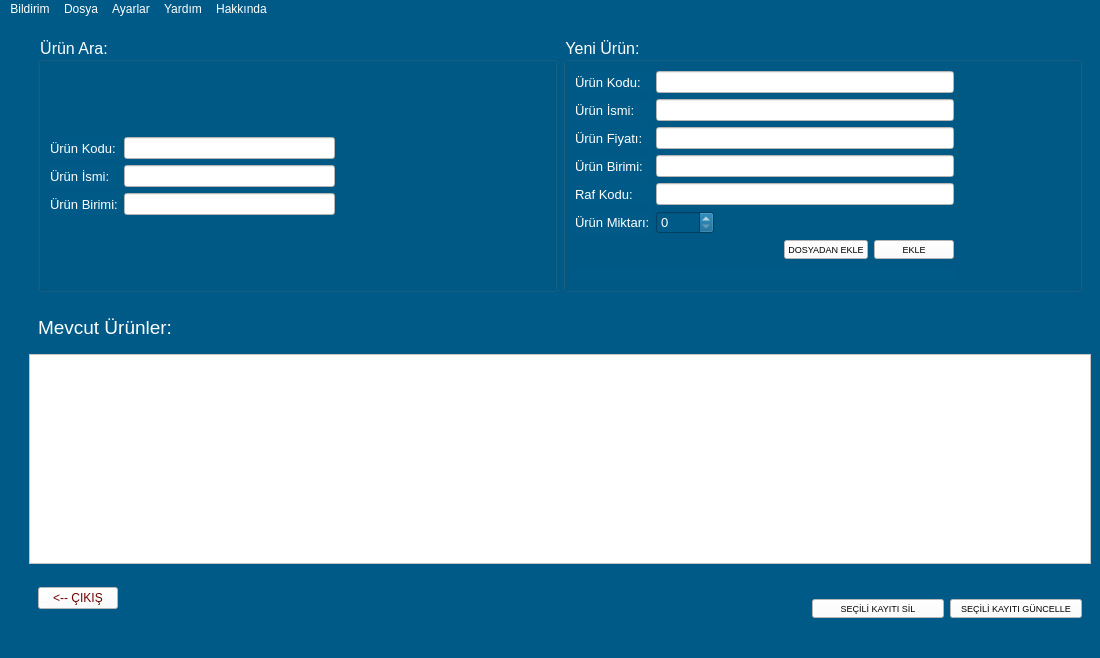
<?xml version="1.0" encoding="UTF-8"?>
<ui version="4.0">
 <class>DepoEkrani</class>
 <widget class="QMainWindow" name="DepoEkrani">
  <property name="geometry">
   <rect>
    <x>0</x>
    <y>0</y>
    <width>1100</width>
    <height>658</height>
   </rect>
  </property>
  <property name="windowTitle">
   <string>ERP YAZILIMI DEPO MODÜLÜ</string>
  </property>
  <property name="windowOpacity">
   <double>1.000000000000000</double>
  </property>
  <property name="toolTip">
   <string/>
  </property>
  <property name="autoFillBackground">
   <bool>false</bool>
  </property>
  <property name="styleSheet">
   <string notr="true">background-color: rgb(0, 90, 135);


selection-background-color: rgb(255, 255, 255);
color: rgb(255, 255, 255);
selection-color: rgb(0, 0, 0);</string>
  </property>
  <property name="toolButtonStyle">
   <enum>Qt::ToolButtonIconOnly</enum>
  </property>
  <widget class="QWidget" name="centralwidget">
   <layout class="QGridLayout" name="gridLayout_6">
    <item row="2" column="0">
     <spacer name="verticalSpacer_2">
      <property name="orientation">
       <enum>Qt::Vertical</enum>
      </property>
      <property name="sizeHint" stdset="0">
       <size>
        <width>20</width>
        <height>40</height>
       </size>
      </property>
     </spacer>
    </item>
    <item row="3" column="0">
     <spacer name="verticalSpacer_3">
      <property name="orientation">
       <enum>Qt::Vertical</enum>
      </property>
      <property name="sizeHint" stdset="0">
       <size>
        <width>20</width>
        <height>40</height>
       </size>
      </property>
     </spacer>
    </item>
    <item row="0" column="1">
     <widget class="QWidget" name="widget" native="true">
      <layout class="QHBoxLayout" name="horizontalLayout_2">
       <item>
        <widget class="QGroupBox" name="groupBox_2">
         <property name="font">
          <font>
           <pointsize>12</pointsize>
          </font>
         </property>
         <property name="title">
          <string>Ürün Ara:</string>
         </property>
         <layout class="QGridLayout" name="gridLayout">
          <item row="0" column="3">
           <spacer name="verticalSpacer">
            <property name="orientation">
             <enum>Qt::Vertical</enum>
            </property>
            <property name="sizeHint" stdset="0">
             <size>
              <width>20</width>
              <height>40</height>
             </size>
            </property>
           </spacer>
          </item>
          <item row="4" column="3">
           <spacer name="verticalSpacer_5">
            <property name="orientation">
             <enum>Qt::Vertical</enum>
            </property>
            <property name="sizeHint" stdset="0">
             <size>
              <width>20</width>
              <height>40</height>
             </size>
            </property>
           </spacer>
          </item>
          <item row="1" column="2">
           <widget class="QLabel" name="label_7">
            <property name="font">
             <font>
              <pointsize>10</pointsize>
             </font>
            </property>
            <property name="text">
             <string>Ürün Kodu:</string>
            </property>
           </widget>
          </item>
          <item row="3" column="3">
           <widget class="QLineEdit" name="tf_urunBrAra">
            <property name="styleSheet">
             <string notr="true">background-color: rgb(255, 255, 255);
color: rgb(0, 0, 0);
</string>
            </property>
           </widget>
          </item>
          <item row="3" column="2">
           <widget class="QLabel" name="label_10">
            <property name="font">
             <font>
              <pointsize>10</pointsize>
             </font>
            </property>
            <property name="text">
             <string>Ürün Birimi:</string>
            </property>
           </widget>
          </item>
          <item row="2" column="3">
           <widget class="QLineEdit" name="tf_urunIsmiAra">
            <property name="styleSheet">
             <string notr="true">background-color: rgb(255, 255, 255);
color: rgb(0, 0, 0);</string>
            </property>
           </widget>
          </item>
          <item row="2" column="2">
           <widget class="QLabel" name="label_8">
            <property name="font">
             <font>
              <pointsize>10</pointsize>
             </font>
            </property>
            <property name="text">
             <string>Ürün İsmi:</string>
            </property>
           </widget>
          </item>
          <item row="2" column="4">
           <spacer name="horizontalSpacer">
            <property name="orientation">
             <enum>Qt::Horizontal</enum>
            </property>
            <property name="sizeHint" stdset="0">
             <size>
              <width>40</width>
              <height>20</height>
             </size>
            </property>
           </spacer>
          </item>
          <item row="1" column="3">
           <widget class="QLineEdit" name="tf_urunKodAra">
            <property name="styleSheet">
             <string notr="true">background-color: rgb(255, 255, 255);
color: rgb(0, 0, 0);</string>
            </property>
           </widget>
          </item>
         </layout>
        </widget>
       </item>
       <item>
        <widget class="QGroupBox" name="groupBox">
         <property name="font">
          <font>
           <pointsize>12</pointsize>
          </font>
         </property>
         <property name="title">
          <string>Yeni Ürün:</string>
         </property>
         <layout class="QGridLayout" name="gridLayout_2">
          <item row="6" column="1">
           <widget class="QSpinBox" name="sp_urunMiktar">
            <property name="font">
             <font>
              <pointsize>10</pointsize>
             </font>
            </property>
           </widget>
          </item>
          <item row="7" column="2">
           <spacer name="horizontalSpacer_15">
            <property name="orientation">
             <enum>Qt::Horizontal</enum>
            </property>
            <property name="sizeHint" stdset="0">
             <size>
              <width>40</width>
              <height>20</height>
             </size>
            </property>
           </spacer>
          </item>
          <item row="2" column="5">
           <spacer name="horizontalSpacer_4">
            <property name="orientation">
             <enum>Qt::Horizontal</enum>
            </property>
            <property name="sizeHint" stdset="0">
             <size>
              <width>40</width>
              <height>20</height>
             </size>
            </property>
           </spacer>
          </item>
          <item row="7" column="3">
           <widget class="QPushButton" name="btn_dosya">
            <property name="font">
             <font>
              <pointsize>7</pointsize>
             </font>
            </property>
            <property name="styleSheet">
             <string notr="true">
color: rgb(0, 0, 0);
background-color: rgb(255, 255, 255);</string>
            </property>
            <property name="text">
             <string>DOSYADAN EKLE</string>
            </property>
           </widget>
          </item>
          <item row="7" column="0">
           <spacer name="horizontalSpacer_13">
            <property name="orientation">
             <enum>Qt::Horizontal</enum>
            </property>
            <property name="sizeHint" stdset="0">
             <size>
              <width>40</width>
              <height>20</height>
             </size>
            </property>
           </spacer>
          </item>
          <item row="6" column="4">
           <spacer name="horizontalSpacer_18">
            <property name="orientation">
             <enum>Qt::Horizontal</enum>
            </property>
            <property name="sizeHint" stdset="0">
             <size>
              <width>40</width>
              <height>20</height>
             </size>
            </property>
           </spacer>
          </item>
          <item row="6" column="3">
           <spacer name="horizontalSpacer_17">
            <property name="orientation">
             <enum>Qt::Horizontal</enum>
            </property>
            <property name="sizeHint" stdset="0">
             <size>
              <width>40</width>
              <height>20</height>
             </size>
            </property>
           </spacer>
          </item>
          <item row="6" column="5">
           <spacer name="horizontalSpacer_19">
            <property name="orientation">
             <enum>Qt::Horizontal</enum>
            </property>
            <property name="sizeHint" stdset="0">
             <size>
              <width>40</width>
              <height>20</height>
             </size>
            </property>
           </spacer>
          </item>
          <item row="7" column="4">
           <widget class="QPushButton" name="pushButton">
            <property name="font">
             <font>
              <pointsize>7</pointsize>
             </font>
            </property>
            <property name="styleSheet">
             <string notr="true">color: rgb(0, 0, 0);
background-color: rgb(255, 255, 255);</string>
            </property>
            <property name="text">
             <string>EKLE</string>
            </property>
           </widget>
          </item>
          <item row="6" column="6">
           <spacer name="horizontalSpacer_20">
            <property name="orientation">
             <enum>Qt::Horizontal</enum>
            </property>
            <property name="sizeHint" stdset="0">
             <size>
              <width>40</width>
              <height>20</height>
             </size>
            </property>
           </spacer>
          </item>
          <item row="6" column="2">
           <spacer name="horizontalSpacer_16">
            <property name="orientation">
             <enum>Qt::Horizontal</enum>
            </property>
            <property name="sizeHint" stdset="0">
             <size>
              <width>40</width>
              <height>20</height>
             </size>
            </property>
           </spacer>
          </item>
          <item row="7" column="1">
           <spacer name="horizontalSpacer_14">
            <property name="orientation">
             <enum>Qt::Horizontal</enum>
            </property>
            <property name="sizeHint" stdset="0">
             <size>
              <width>40</width>
              <height>20</height>
             </size>
            </property>
           </spacer>
          </item>
          <item row="2" column="6">
           <spacer name="horizontalSpacer_5">
            <property name="orientation">
             <enum>Qt::Horizontal</enum>
            </property>
            <property name="sizeHint" stdset="0">
             <size>
              <width>40</width>
              <height>20</height>
             </size>
            </property>
           </spacer>
          </item>
          <item row="8" column="0" colspan="5">
           <widget class="QLabel" name="lbl_message">
            <property name="text">
             <string/>
            </property>
           </widget>
          </item>
          <item row="1" column="1" colspan="4">
           <widget class="QLineEdit" name="tf_urunIsmi">
            <property name="styleSheet">
             <string notr="true">background-color: rgb(255, 255, 255);
color: rgb(0, 0, 0);</string>
            </property>
           </widget>
          </item>
          <item row="0" column="1" colspan="4">
           <widget class="QLineEdit" name="tf_urunKodu">
            <property name="styleSheet">
             <string notr="true">background-color: rgb(255, 255, 255);
color: rgb(0, 0, 0);
</string>
            </property>
           </widget>
          </item>
          <item row="0" column="0">
           <widget class="QLabel" name="label_2">
            <property name="font">
             <font>
              <pointsize>10</pointsize>
             </font>
            </property>
            <property name="text">
             <string>Ürün Kodu:</string>
            </property>
           </widget>
          </item>
          <item row="2" column="0">
           <widget class="QLabel" name="label_4">
            <property name="font">
             <font>
              <pointsize>10</pointsize>
             </font>
            </property>
            <property name="text">
             <string>Ürün Fiyatı:</string>
            </property>
           </widget>
          </item>
          <item row="3" column="0">
           <widget class="QLabel" name="label_5">
            <property name="font">
             <font>
              <pointsize>10</pointsize>
             </font>
            </property>
            <property name="text">
             <string>Ürün Birimi:</string>
            </property>
           </widget>
          </item>
          <item row="1" column="0">
           <widget class="QLabel" name="label_3">
            <property name="font">
             <font>
              <pointsize>10</pointsize>
             </font>
            </property>
            <property name="text">
             <string>Ürün İsmi:</string>
            </property>
           </widget>
          </item>
          <item row="6" column="0">
           <widget class="QLabel" name="label_6">
            <property name="font">
             <font>
              <pointsize>10</pointsize>
             </font>
            </property>
            <property name="text">
             <string>Ürün Miktarı:</string>
            </property>
           </widget>
          </item>
          <item row="3" column="1" colspan="4">
           <widget class="QLineEdit" name="tf_urunBr">
            <property name="styleSheet">
             <string notr="true">background-color: rgb(255, 255, 255);
color: rgb(0, 0, 0);
</string>
            </property>
           </widget>
          </item>
          <item row="2" column="1" colspan="4">
           <widget class="QLineEdit" name="tf_urunFiyat">
            <property name="styleSheet">
             <string notr="true">background-color: rgb(255, 255, 255);
color: rgb(0, 0, 0);
</string>
            </property>
           </widget>
          </item>
          <item row="5" column="0">
           <widget class="QLabel" name="label_9">
            <property name="font">
             <font>
              <pointsize>10</pointsize>
             </font>
            </property>
            <property name="text">
             <string>Raf Kodu:</string>
            </property>
           </widget>
          </item>
          <item row="5" column="1" colspan="4">
           <widget class="QLineEdit" name="tf_yeniurunRafIf">
            <property name="styleSheet">
             <string notr="true">background-color: rgb(255, 255, 255);
color: rgb(0, 0, 0);
</string>
            </property>
           </widget>
          </item>
         </layout>
        </widget>
       </item>
      </layout>
     </widget>
    </item>
    <item row="2" column="1" rowspan="2">
     <widget class="QTableView" name="tableView">
      <property name="font">
       <font>
        <pointsize>9</pointsize>
       </font>
      </property>
      <property name="layoutDirection">
       <enum>Qt::LeftToRight</enum>
      </property>
      <property name="styleSheet">
       <string notr="true">background-color: rgb(255, 255, 255);
selection-color: rgb(255, 255, 255);
selection-background-color: rgb(0, 90, 135);
color: rgb(0, 0, 0);
</string>
      </property>
      <property name="selectionBehavior">
       <enum>QAbstractItemView::SelectRows</enum>
      </property>
      <attribute name="horizontalHeaderStretchLastSection">
       <bool>true</bool>
      </attribute>
      <attribute name="verticalHeaderStretchLastSection">
       <bool>false</bool>
      </attribute>
     </widget>
    </item>
    <item row="1" column="1">
     <widget class="QWidget" name="widget_2" native="true">
      <layout class="QGridLayout" name="gridLayout_4">
       <item row="0" column="0">
        <widget class="QLabel" name="label">
         <property name="font">
          <font>
           <pointsize>14</pointsize>
          </font>
         </property>
         <property name="text">
          <string>Mevcut Ürünler:</string>
         </property>
        </widget>
       </item>
       <item row="0" column="1">
        <spacer name="horizontalSpacer_2">
         <property name="orientation">
          <enum>Qt::Horizontal</enum>
         </property>
         <property name="sizeHint" stdset="0">
          <size>
           <width>894</width>
           <height>20</height>
          </size>
         </property>
        </spacer>
       </item>
      </layout>
     </widget>
    </item>
    <item row="4" column="1">
     <widget class="QWidget" name="widget_3" native="true">
      <layout class="QHBoxLayout" name="horizontalLayout">
       <item>
        <widget class="QPushButton" name="pushButton_2">
         <property name="styleSheet">
          <string notr="true">background-color: rgb(255, 255, 255);
color: rgb(113, 0, 0);</string>
         </property>
         <property name="text">
          <string>&lt;-- ÇIKIŞ</string>
         </property>
        </widget>
       </item>
       <item>
        <spacer name="horizontalSpacer_6">
         <property name="orientation">
          <enum>Qt::Horizontal</enum>
         </property>
         <property name="sizeHint" stdset="0">
          <size>
           <width>40</width>
           <height>20</height>
          </size>
         </property>
        </spacer>
       </item>
       <item>
        <spacer name="horizontalSpacer_8">
         <property name="orientation">
          <enum>Qt::Horizontal</enum>
         </property>
         <property name="sizeHint" stdset="0">
          <size>
           <width>40</width>
           <height>20</height>
          </size>
         </property>
        </spacer>
       </item>
       <item>
        <spacer name="horizontalSpacer_9">
         <property name="orientation">
          <enum>Qt::Horizontal</enum>
         </property>
         <property name="sizeHint" stdset="0">
          <size>
           <width>40</width>
           <height>20</height>
          </size>
         </property>
        </spacer>
       </item>
       <item>
        <spacer name="horizontalSpacer_10">
         <property name="orientation">
          <enum>Qt::Horizontal</enum>
         </property>
         <property name="sizeHint" stdset="0">
          <size>
           <width>40</width>
           <height>20</height>
          </size>
         </property>
        </spacer>
       </item>
       <item>
        <layout class="QGridLayout" name="gridLayout_5">
         <item row="0" column="2">
          <spacer name="horizontalSpacer_12">
           <property name="orientation">
            <enum>Qt::Horizontal</enum>
           </property>
           <property name="sizeHint" stdset="0">
            <size>
             <width>40</width>
             <height>20</height>
            </size>
           </property>
          </spacer>
         </item>
         <item row="0" column="5">
          <spacer name="horizontalSpacer_21">
           <property name="orientation">
            <enum>Qt::Horizontal</enum>
           </property>
           <property name="sizeHint" stdset="0">
            <size>
             <width>40</width>
             <height>20</height>
            </size>
           </property>
          </spacer>
         </item>
         <item row="0" column="4">
          <spacer name="horizontalSpacer_22">
           <property name="orientation">
            <enum>Qt::Horizontal</enum>
           </property>
           <property name="sizeHint" stdset="0">
            <size>
             <width>40</width>
             <height>20</height>
            </size>
           </property>
          </spacer>
         </item>
         <item row="0" column="0">
          <spacer name="horizontalSpacer_7">
           <property name="orientation">
            <enum>Qt::Horizontal</enum>
           </property>
           <property name="sizeHint" stdset="0">
            <size>
             <width>40</width>
             <height>20</height>
            </size>
           </property>
          </spacer>
         </item>
         <item row="0" column="3">
          <spacer name="horizontalSpacer_3">
           <property name="orientation">
            <enum>Qt::Horizontal</enum>
           </property>
           <property name="sizeHint" stdset="0">
            <size>
             <width>40</width>
             <height>20</height>
            </size>
           </property>
          </spacer>
         </item>
         <item row="0" column="1">
          <spacer name="horizontalSpacer_11">
           <property name="orientation">
            <enum>Qt::Horizontal</enum>
           </property>
           <property name="sizeHint" stdset="0">
            <size>
             <width>40</width>
             <height>20</height>
            </size>
           </property>
          </spacer>
         </item>
         <item row="2" column="0" colspan="3">
          <widget class="QPushButton" name="btn_sil">
           <property name="font">
            <font>
             <pointsize>7</pointsize>
            </font>
           </property>
           <property name="styleSheet">
            <string notr="true">color: rgb(0, 0, 0);
background-color: rgb(255, 255, 255);</string>
           </property>
           <property name="text">
            <string>SEÇİLİ KAYITI SİL</string>
           </property>
          </widget>
         </item>
         <item row="2" column="3" colspan="3">
          <widget class="QPushButton" name="btn_guncelle">
           <property name="enabled">
            <bool>true</bool>
           </property>
           <property name="font">
            <font>
             <pointsize>7</pointsize>
            </font>
           </property>
           <property name="styleSheet">
            <string notr="true">color: rgb(0, 0, 0);
background-color: rgb(255, 255, 255);</string>
           </property>
           <property name="text">
            <string>SEÇİLİ KAYITI GÜNCELLE</string>
           </property>
          </widget>
         </item>
        </layout>
       </item>
      </layout>
     </widget>
    </item>
   </layout>
  </widget>
  <widget class="QMenuBar" name="menubar">
   <property name="geometry">
    <rect>
     <x>0</x>
     <y>0</y>
     <width>1100</width>
     <height>21</height>
    </rect>
   </property>
   <widget class="QMenu" name="menuYard_m">
    <property name="title">
     <string>Dosya</string>
    </property>
    <addaction name="actionA"/>
   </widget>
   <widget class="QMenu" name="menuAyarlar">
    <property name="title">
     <string>Ayarlar</string>
    </property>
   </widget>
   <widget class="QMenu" name="menuYard_m_2">
    <property name="title">
     <string>Yardım</string>
    </property>
   </widget>
   <widget class="QMenu" name="menuHakk_nda">
    <property name="title">
     <string>Hakkında</string>
    </property>
   </widget>
   <widget class="QMenu" name="menuBildirim">
    <property name="styleSheet">
     <string notr="true"/>
    </property>
    <property name="title">
     <string>Bildirim</string>
    </property>
    <addaction name="actionBildirim_Ekran_n_A"/>
   </widget>
   <addaction name="menuBildirim"/>
   <addaction name="menuYard_m"/>
   <addaction name="menuAyarlar"/>
   <addaction name="menuYard_m_2"/>
   <addaction name="menuHakk_nda"/>
  </widget>
  <widget class="QStatusBar" name="statusbar"/>
  <action name="actionA">
   <property name="text">
    <string>Aç</string>
   </property>
  </action>
  <action name="actionBildirim_Ekran_n_A">
   <property name="text">
    <string>Bildirim Ekranını Aç</string>
   </property>
  </action>
 </widget>
 <resources/>
 <connections/>
</ui>
